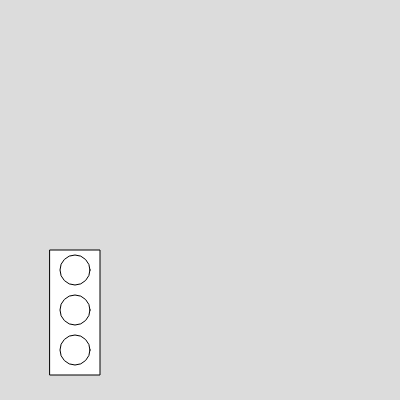
Frame 1 (no input)
Frame 60 (no input): identical to frame 1, image omitted
Frame 120 (the mouse pressed at the canvas centre since frame 60): identical to frame 1, image omitted

The p5.js sketch that drew this single still picture (run headless with seeded random() and noise() and a simulated clock; from frame 60 on, the mouse is pressed at the canvas centre):

// p5.js sketch
// ── sketch.js
function setup() {
  createCanvas(400, 400);
}

function draw() {
  background(220);
  //In de draw:
  if (keyIsPressed === true) {
    console.log('er word een toets ingedrukt namelijk: ' + keyCode)
    circle(100, 150, 30)
    if (keyCode === ENTER) {
      //ENTER wordt ingehouden
      console.log('hoi')
      rect(50, 50, 50, 50)

  

    }
  }
  //Checkt enkel of er een toets wordt ingedrukt OP DAT MOMENT
  rect(50, 250, 50, 125);
  circle(75, 270, 30);
  circle(75, 310, 30);
  circle(75, 350, 30);

}
